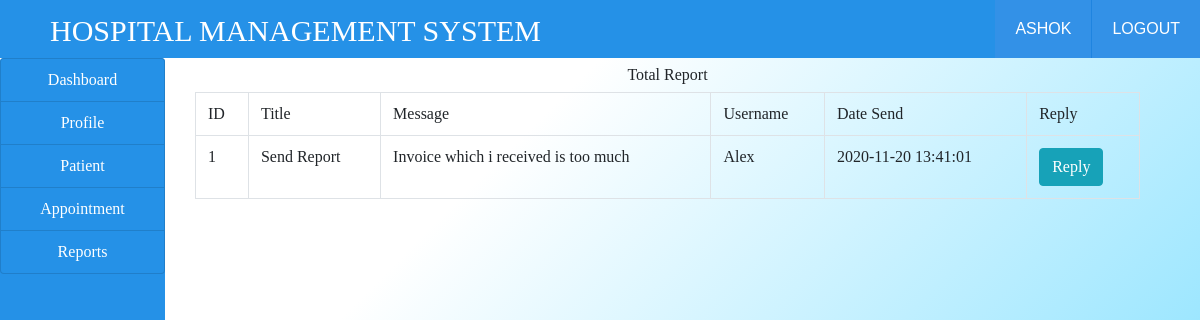
The page /reportdoc.php (signed in) on the database its author committed.
### tables this page shows
CREATE TABLE `report` (
  `id` int(100) NOT NULL,
  `title` varchar(100) NOT NULL,
  `message` varchar(100) NOT NULL,
  `username` varchar(100) NOT NULL,
  `date_send` varchar(100) NOT NULL
);

### reportdoc.php (the view, shortened to what this page needs)
<!DOCTYPE html>
<html>
<head>
</head>
<body>
	<?php
	include("link.php");
    include("ribbon.php");
    include("connection.php");
	?>
<div class="container-fluid" style= "background: linear-gradient(to bottom right, #ffffff 25%, #33ccff 100%);">
	<div class="col-md-12">
		<div class="row">
			<div class="col-md-2"  style="margin-left: -30px;">
				<?php
				include("sidenavdoc.php");
				?>
			</div>
			<div class="col-md-10">
				<h5 class="text-center my-2">Total Report</h5>
				<?php
				$query = "SELECT * FROM report ";
				$res = mysqli_query($conn,$query);
				$output = "";
				$output .= "
				<table class='table table-bordered'>
				<tr>
				<td>ID</td>
				<td>Title</td>
				<td>Message</td>
				<td>Username</td>
				<td>Date Send</td>
				<td>Reply</td>
				</tr>
				";
			   while($row=mysqli_fetch_array($res)) {
				$output .="
					<tr>
					  <td>".$row['id']."</td>
					  <td>".$row['title']."</td>
					  <td>".$row['message']."</td>
					  <td>".$row['username']."</td>
					  <td>".$row['date_send']."</td>
					  <td>
					   <a href='reply.php?id=".$row['id']."'>
			            <button class='btn btn-info'>Reply</button>
					   </a>
					  </td>
	";
}
$output .="
  </tr>
  </table>
";
echo $output;
 				?>
			</div>
		</div>
	</div>
</div>
</body>
</html>

### css/style.css (style rules this page uses)
html,body,div,span,applet,object,iframe,h1,h2,h3,h4,h5,h6,p,blockquote,pre,a,abbr,acronym,address,big,cite,code,del,dfn,em,img,ins,kbd,q,s,samp,small,strike,strong,sub,sup,tt,var,b,u,i,dl,dt,dd,ol,nav ul,nav li,fieldset,form,label,legend,table,caption,tbody,tfoot,thead,tr,th,td,article,aside,canvas,details,embed,figure,figcaption,footer,header,hgroup,menu,nav,output,ruby,section,summary,time,mark,audio,video { margin:0;padding:0;border:0;font-size:100%;font:inherit;vertical-align:baseline; }
table { border-collapse:collapse;border-spacing:0; }
a { text-decoration:none; }
body { background:#F8FBFB; }

### rows shown on the page
report: id "1", title "Send Report", message "Invoice which i received is too much", username "Alex", date_send "2020-11-20 13:41:01"

### other values the page prints
$user "ASHOK"
